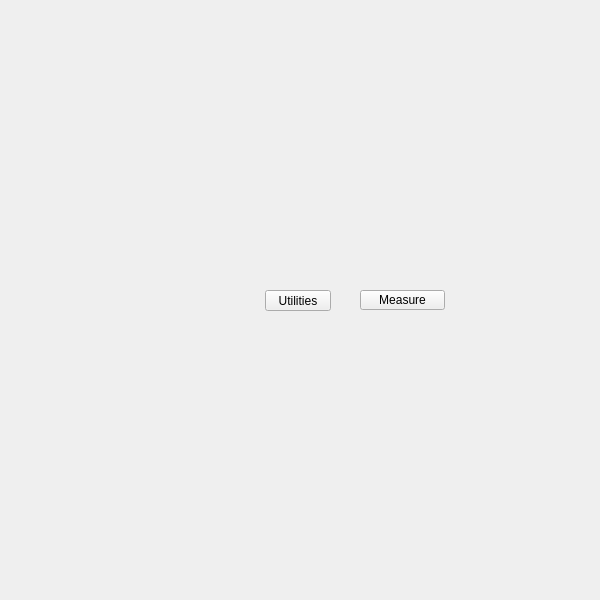
<?xml version="1.0" encoding="UTF-8"?>
<ui version="4.0">
 <class>QtUi</class>
 <widget class="QMainWindow" name="QtUi">
  <property name="enabled">
   <bool>true</bool>
  </property>
  <property name="geometry">
   <rect>
    <x>0</x>
    <y>0</y>
    <width>600</width>
    <height>600</height>
   </rect>
  </property>
  <property name="sizePolicy">
   <sizepolicy hsizetype="Ignored" vsizetype="Ignored">
    <horstretch>0</horstretch>
    <verstretch>0</verstretch>
   </sizepolicy>
  </property>
  <property name="minimumSize">
   <size>
    <width>0</width>
    <height>0</height>
   </size>
  </property>
  <property name="maximumSize">
   <size>
    <width>600</width>
    <height>600</height>
   </size>
  </property>
  <property name="cursor">
   <cursorShape>ArrowCursor</cursorShape>
  </property>
  <property name="whatsThis">
   <string>main</string>
  </property>
  <property name="toolButtonStyle">
   <enum>Qt::ToolButtonIconOnly</enum>
  </property>
  <property name="tabShape">
   <enum>QTabWidget::Triangular</enum>
  </property>
  <property name="dockNestingEnabled">
   <bool>true</bool>
  </property>
  <property name="dockOptions">
   <set>QMainWindow::AllowNestedDocks|QMainWindow::AllowTabbedDocks|QMainWindow::AnimatedDocks|QMainWindow::ForceTabbedDocks</set>
  </property>
  <widget class="QWidget" name="widget">
   <property name="sizePolicy">
    <sizepolicy hsizetype="Ignored" vsizetype="Ignored">
     <horstretch>0</horstretch>
     <verstretch>0</verstretch>
    </sizepolicy>
   </property>
   <widget class="QPushButton" name="i020">
    <property name="geometry">
     <rect>
      <x>265</x>
      <y>290</y>
      <width>66</width>
      <height>21</height>
     </rect>
    </property>
    <property name="minimumSize">
     <size>
      <width>0</width>
      <height>21</height>
     </size>
    </property>
    <property name="maximumSize">
     <size>
      <width>16777215</width>
      <height>21</height>
     </size>
    </property>
    <property name="cursor">
     <cursorShape>IBeamCursor</cursorShape>
    </property>
    <property name="accessibleName">
     <string>utilities</string>
    </property>
    <property name="text">
     <string>Utilities</string>
    </property>
   </widget>
   <widget class="QPushButton" name="b000">
    <property name="geometry">
     <rect>
      <x>360</x>
      <y>290</y>
      <width>85</width>
      <height>20</height>
     </rect>
    </property>
    <property name="minimumSize">
     <size>
      <width>0</width>
      <height>20</height>
     </size>
    </property>
    <property name="maximumSize">
     <size>
      <width>16777215</width>
      <height>20</height>
     </size>
    </property>
    <property name="toolTip">
     <string>Measuring tools</string>
    </property>
    <property name="text">
     <string>Measure</string>
    </property>
    <property name="iconSize">
     <size>
      <width>18</width>
      <height>18</height>
     </size>
    </property>
    <property name="bnabled" stdset="0">
     <bool>true</bool>
    </property>
   </widget>
  </widget>
 </widget>
 <resources/>
 <connections/>
 <designerdata>
  <property name="gridDeltaX">
   <number>5</number>
  </property>
  <property name="gridDeltaY">
   <number>10</number>
  </property>
  <property name="gridSnapX">
   <bool>true</bool>
  </property>
  <property name="gridSnapY">
   <bool>true</bool>
  </property>
  <property name="gridVisible">
   <bool>true</bool>
  </property>
 </designerdata>
</ui>
